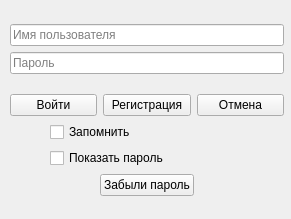
<?xml version="1.0" encoding="UTF-8"?>
<ui version="4.0">
 <class>AuthorizeWindow</class>
 <widget class="QWidget" name="AuthorizeWindow">
  <property name="geometry">
   <rect>
    <x>0</x>
    <y>0</y>
    <width>291</width>
    <height>219</height>
   </rect>
  </property>
  <property name="windowTitle">
   <string>Form</string>
  </property>
  <widget class="QWidget" name="">
   <property name="geometry">
    <rect>
     <x>10</x>
     <y>10</y>
     <width>274</width>
     <height>202</height>
    </rect>
   </property>
   <layout class="QVBoxLayout" name="verticalLayout_4">
    <item>
     <layout class="QVBoxLayout" name="verticalLayout_2">
      <item>
       <widget class="QLineEdit" name="line_edit_login">
        <property name="placeholderText">
         <string>Имя пользователя</string>
        </property>
       </widget>
      </item>
      <item>
       <widget class="QLineEdit" name="line_edit_password">
        <property name="placeholderText">
         <string>Пароль</string>
        </property>
       </widget>
      </item>
     </layout>
    </item>
    <item>
     <layout class="QVBoxLayout" name="verticalLayout_3">
      <item>
       <layout class="QHBoxLayout" name="horizontalLayout">
        <item>
         <widget class="QPushButton" name="button_login">
          <property name="text">
           <string>Войти</string>
          </property>
         </widget>
        </item>
        <item>
         <widget class="QPushButton" name="button_registration">
          <property name="text">
           <string>Регистрация</string>
          </property>
         </widget>
        </item>
        <item>
         <widget class="QPushButton" name="button_cancel">
          <property name="text">
           <string>Отмена</string>
          </property>
         </widget>
        </item>
       </layout>
      </item>
      <item>
       <layout class="QHBoxLayout" name="horizontalLayout_2">
        <item>
         <spacer name="horizontalSpacer">
          <property name="orientation">
           <enum>Qt::Horizontal</enum>
          </property>
          <property name="sizeType">
           <enum>QSizePolicy::Maximum</enum>
          </property>
          <property name="sizeHint" stdset="0">
           <size>
            <width>40</width>
            <height>20</height>
           </size>
          </property>
         </spacer>
        </item>
        <item>
         <layout class="QVBoxLayout" name="verticalLayout">
          <item>
           <widget class="QCheckBox" name="check_box_remember">
            <property name="text">
             <string>Запомнить</string>
            </property>
           </widget>
          </item>
          <item>
           <widget class="QCheckBox" name="check_box_show_pasword">
            <property name="text">
             <string>Показать пароль</string>
            </property>
           </widget>
          </item>
         </layout>
        </item>
       </layout>
      </item>
      <item>
       <layout class="QHBoxLayout" name="horizontalLayout_3">
        <item>
         <spacer name="horizontalSpacer_2">
          <property name="orientation">
           <enum>Qt::Horizontal</enum>
          </property>
          <property name="sizeHint" stdset="0">
           <size>
            <width>40</width>
            <height>20</height>
           </size>
          </property>
         </spacer>
        </item>
        <item>
         <widget class="QPushButton" name="pushButton">
          <property name="text">
           <string>Забыли пароль</string>
          </property>
         </widget>
        </item>
        <item>
         <spacer name="horizontalSpacer_3">
          <property name="orientation">
           <enum>Qt::Horizontal</enum>
          </property>
          <property name="sizeHint" stdset="0">
           <size>
            <width>40</width>
            <height>20</height>
           </size>
          </property>
         </spacer>
        </item>
       </layout>
      </item>
     </layout>
    </item>
   </layout>
  </widget>
 </widget>
 <resources/>
 <connections/>
</ui>
